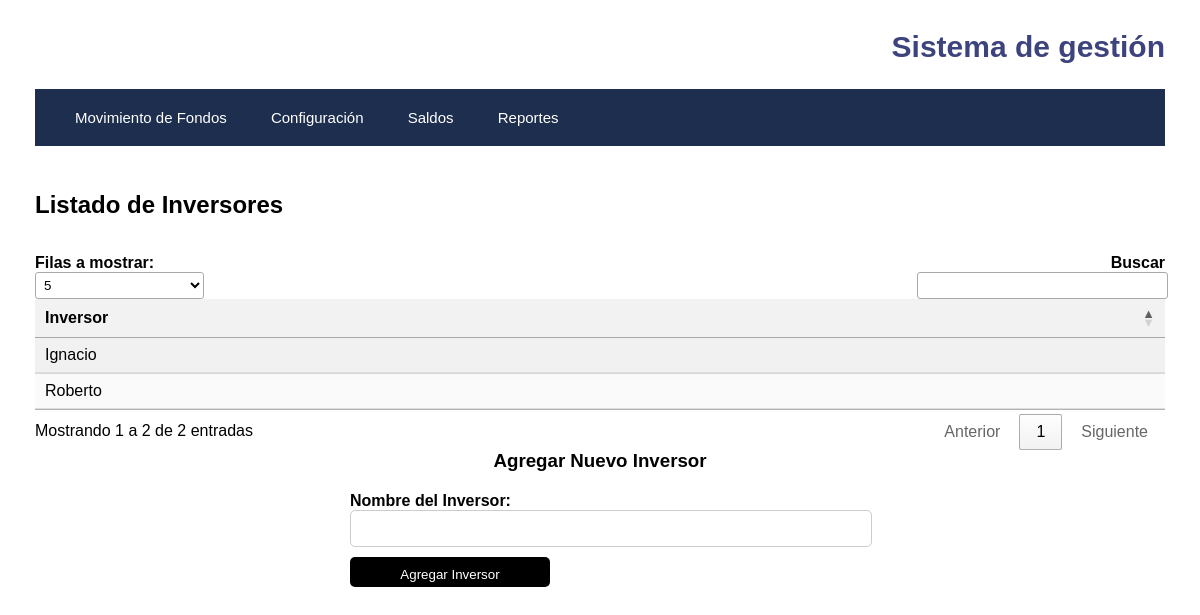
The app's page /api/addinvestor, older data.
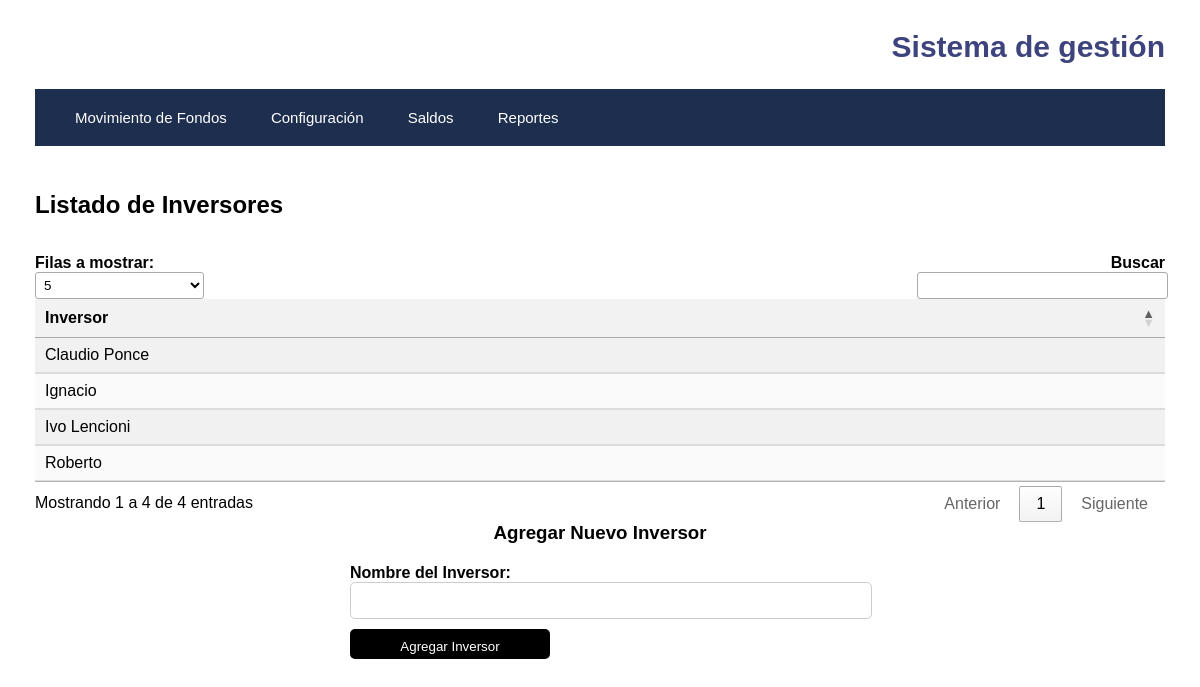
The same page, newer data.
### Models.py (models this page shows, shortened)
class Inversor(db.Model):
    id_inversor = db.Column(db.Integer, unique=True, primary_key=True)
    nombre_inversor = db.Column(db.Text)

### app.py (the view)
@app.route("/api/addinvestor", methods=["GET"])
def show_investor_form():
    opciones_inversor = sorted(Inversor.query.all(), key=lambda inversor: inversor.nombre_inversor)
    return render_template("addinvestor.html", opciones_inversor=opciones_inversor)

### templates/addinvestor.html (shortened to what this page needs)
<!DOCTYPE html>
<html lang="en">
<head>
    <link rel="stylesheet" type="text/css" href="{{ url_for('static', filename='style.css') }}">
    <link rel="stylesheet" type="text/css" href="https://cdn.datatables.net/1.11.5/css/jquery.dataTables.css">
</head>
<body>
    {% extends 'base.html' %}
    {% block content %}
        <h2>Listado de Inversores</h2>
        <div class="styled-table-container">
            <table id="tabla" class="display dataTable styled-table">
                <thead>
                    <tr>
                        <th>Inversor</th>
                    </tr>
                </thead>
                <tbody>
                    {% for inversor in opciones_inversor %}
                        <tr>
                            <td>{{ inversor.nombre_inversor }}</td>
                        </tr>
                    {% endfor %}
                </tbody>
            </table>
        </div>
        <h3>Agregar Nuevo Inversor</h3>
        <form action="/api/addinvestor" method="post">
            <div class="form-group">
                <label for="nombre_inversor">Nombre del Inversor:</label>
                <input type="text" id="nombre_inversor" name="nombre_inversor" required>
            </div>
            <input type="submit" value="Agregar Inversor">
        </form>
    {% endblock %}

Row changes from the older to the newer data that the page shows:
added Inversor: nombre_inversor "Claudio Ponce"
added Inversor: nombre_inversor "Ivo Lencioni"
Text that changed along with them:
text written by a page script: "Filas a mostrar: Buscar Mostrando 1 a 2 de 2 entradas Anterior 1 Siguiente" → "Filas a mostrar: Buscar Mostrando 1 a 4 de 4 entradas Anterior 1 Siguiente"
